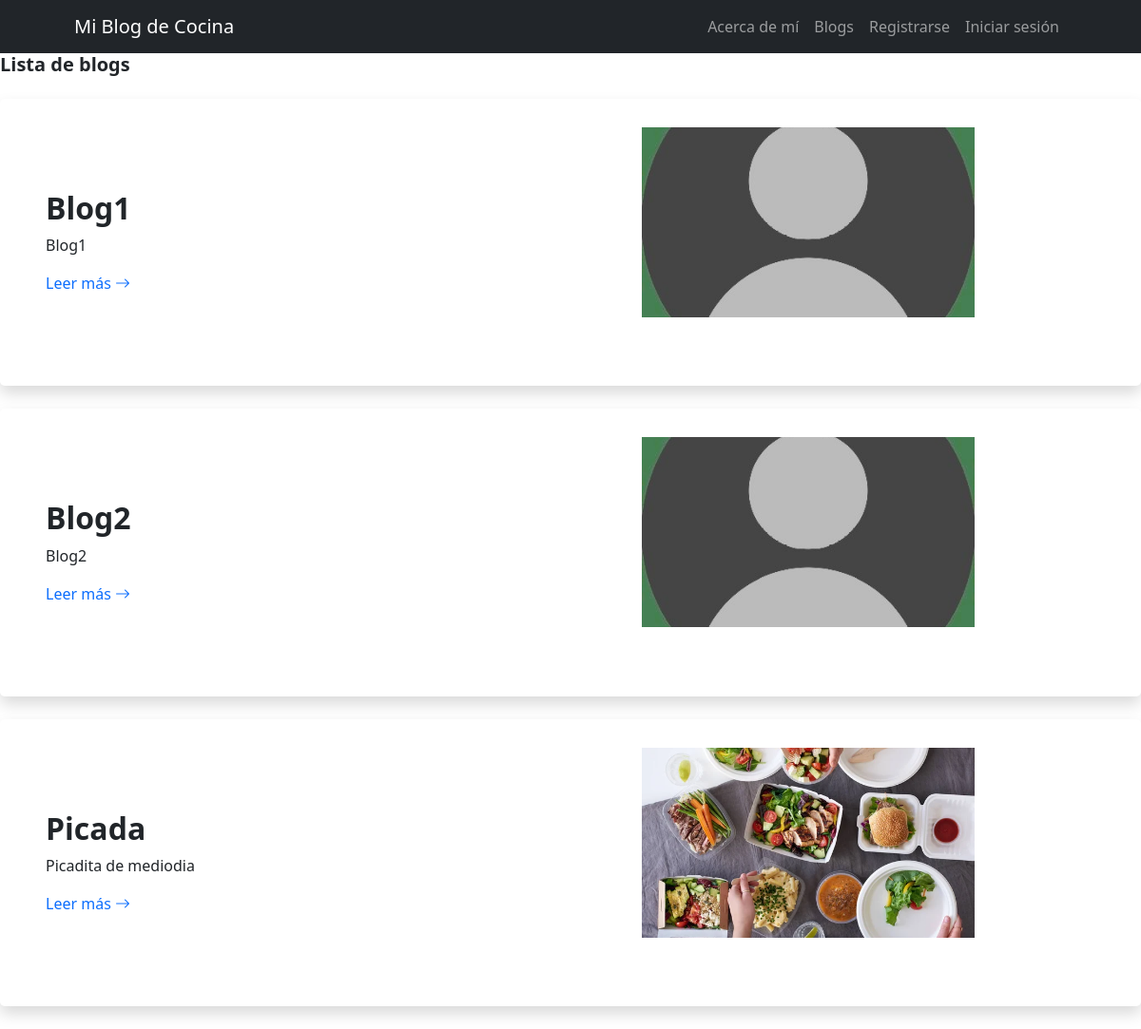
The page /pages/ on the database its author committed.
### pages/models.py (models this page shows, shortened)
class Blog(models.Model):
    title = models.CharField(max_length=200)
    subtitle = models.CharField(max_length=200)
    body = models.TextField()
    author = models.ForeignKey(User, on_delete=models.CASCADE)
    date = models.DateTimeField(auto_now_add=True)
    image = models.ImageField(upload_to='blogs/')

### pages/views.py (the view)
# urls.py: path('', include('pages.urls')),
def pages(request):
    blogs = Blog.objects.all()
    return render(request, 'pages/pages.html', {'blogs': blogs})

### pages/templates/pages/pages.html (shortened to what this page needs)
{% extends 'base_generic.html' %}
{% block content %}
<h1 class="fw-bolder fs-5 mb-4">Lista de blogs</h1>
{% for blog in blogs %}
    <div class="card border-0 shadow rounded-3 overflow-hidden mb-4">
        <div class="card-body p-0">
            <div class="row gx-0">
                <div class="col-lg-6 col-xl-5 py-lg-5">
                    <div class="p-4 p-md-5">
                        <div class="h2 fw-bolder">{{ blog.title }}</div>
                        <p>{{ blog.subtitle }}</p>
                        <a class="stretched-link text-decoration-none" href="{% url 'page_detail' blog.id %}">
                            Leer más
                            <i class="bi bi-arrow-right"></i>
                        </a>
                    </div>
                </div>
                <div class="col-lg-6 col-xl-7">
                    <div class="image-container">
                        <div class="blog-image" style="background-image: url('{{ blog.image.url }}')"></div>
                    </div>
                </div>
            </div>
        </div>
    </div>
{% empty %}
    <p>No hay páginas aún.</p>
{% endfor %}
{% endblock %}

### pages/templates/pages/pages.html (style rules this page uses)
.blog-image { background-position: center; background-repeat: no-repeat; background-size: cover; height: 200px; width: 50%; }
.image-container { display: flex; justify-content: center; align-items: center; margin-top: 30px; }

### rows shown on the page
Blog: title "Blog1", subtitle "Blog1", image (picture)
Blog: title "Blog2", subtitle "Blog2", image (picture)
Blog: title "Picada", subtitle "Picadita de mediodia", image (picture)
